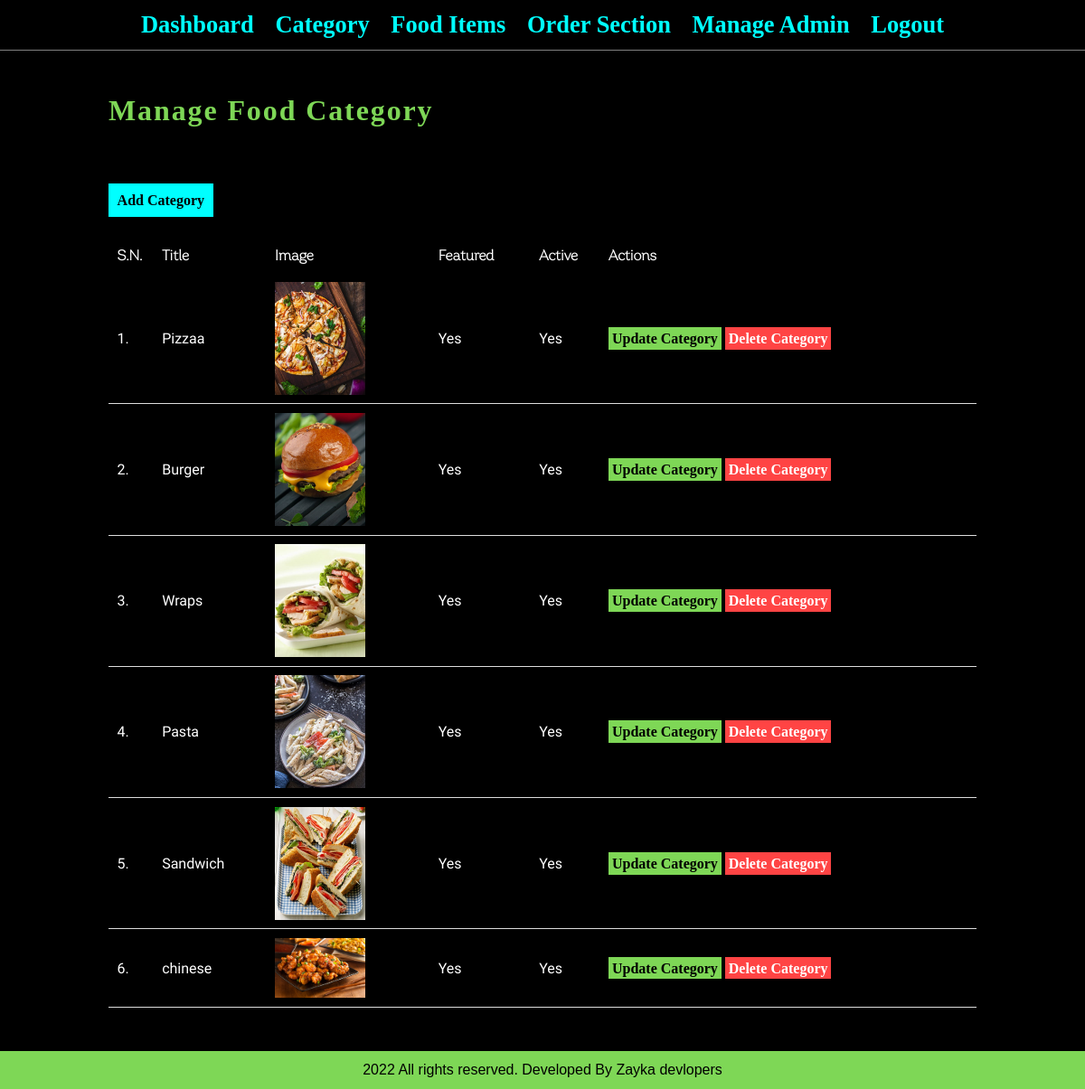
Screenshot of /admin/manage-category.php (signed in) with the database file from the repository.
### tables this page shows
CREATE TABLE `tbl_category` (
  `id` int(10) UNSIGNED NOT NULL,
  `title` varchar(100) NOT NULL,
  `image_name` varchar(255) NOT NULL,
  `featured` varchar(10) NOT NULL,
  `active` varchar(10) NOT NULL
);

### admin/manage-category.php (the view, shortened to what this page needs)
<?php include('partials/menu.php'); ?>
<body  style="background-color:black; color:white; ">
<link rel="stylesheet" href="admin.css">
<div class="main-content" style="background-color:black; color:white; " >
    <div class="wrapper">
        <h1 style="  font-family: logofont;  color:#7ed756; letter-spacing: 0.5mm;" >Manage Food Category</h1>
        <br /><br />
        <br><br>
                <a href="<?php echo SITEURL; ?>admin/add-category.php" class="btn-primary"  style="font-family: taglinefont;">Add Category</a>
                <br /><br /><br />
                <table class="tbl-full">
                    <tr>
                        <th style="font-family: nancy;">S.N.</th>
                        <th style="font-family: nancy;">Title</th>
                        <th style="font-family: nancy;">Image</th>
                        <th style="font-family: nancy;">Featured</th>
                        <th style="font-family: nancy;">Active</th>
                        <th style="font-family: nancy;">Actions</th>
                    </tr>
                    <?php
                        $sql = "SELECT * FROM tbl_category";
                        $res = mysqli_query($conn, $sql);
                        $count = mysqli_num_rows($res);
                        $sn=1;
                        if($count>0)
                        {
                            while($row=mysqli_fetch_assoc($res))
                            {
                                $id = $row['id'];
                                $title = $row['title'];
                                $image_name = $row['image_name'];
                                $featured = $row['featured'];
                                $active = $row['active'];
                                ?>
                                    <tr  >
                                        <td style="background-color:black; color:white;    font-family: 'Comfortaa', cursive; " ><?php echo $sn++; ?>. </td>
                                        <td style="background-color:black; color:white;    font-family: 'Comfortaa', cursive; " ><?php echo $title; ?></td>
                                        <td style="background-color:black; color:white;    font-family: 'Comfortaa', cursive; " >
                                            <?php
                                                if($image_name!="")
                                                {
                                                    ?>
                                                    <img src="<?php echo SITEURL; ?>images/category/<?php echo $image_name; ?>" width="100px" >
                                                    <?php
                                                }
                                                else
                                                {
                                                    echo "<div class='error'>Image not Added.</div>";
                                                }
                                            ?>
                                        </td>
                                        <td style="background-color:black; color:white;    font-family: 'Comfortaa', cursive; " ><?php echo $featured; ?></td>
                                        <td style="background-color:black; color:white;    font-family: 'Comfortaa', cursive; " ><?php echo $active; ?></td>
                                        <td style="background-color:black; color:white;    font-family: 'Comfortaa', cursive; " >
                                            <a href="<?php echo SITEURL; ?>admin/update-category.php?id=<?php echo $id; ?>" class="btn-secondary"  style="font-family: taglinefont;" >Update Category</a>
                                            <a href="<?php echo SITEURL; ?>admin/delete-category.php?id=<?php echo $id; ?>&image_name=<?php echo $image_name; ?>" class="btn-danger" style="font-family: taglinefont;" >Delete Category</a>
                                        </td>
                                    </tr>
                                <?php
                            }
                        }
                        else
                        {
                            ?>
                            <tr>
                                <td colspan="6"><div class="error">No Category Added.</div></td>
                            </tr>
                            <?php
                        }
                    ?>
                </table>
    </div>
</div>
                    </body>
<?php include('partials/footer.php'); ?>

### admin/partials/menu.php (shortened to what this page needs)
<html>
    <head>
        <link rel="stylesheet" href="../css/admin.css">
    </head>
    <body>
        <div class="menu text-center" >
            <div class="wrapper">
                <ul>
                    <li><a  style="font-family: taglinefont; color: aqua; font-size:0.7cm" href="index.php">Dashboard</a></li>
                    <li><a  style="font-family: taglinefont; color: aqua; font-size:0.7cm" href="manage-category.php">Category</a></li>
                    <li><a  style="font-family: taglinefont; color: aqua; font-size:0.7cm" href="manage-food.php">Food Items</a></li>
                    <li><a  style="font-family: taglinefont; color: aqua; font-size:0.7cm" href="manage-order.php">Order Section</a></li>
                    <li><a  style="font-family: taglinefont; color: aqua; font-size:0.7cm" href="manage-admin.php">Manage Admin</a></li>
                    <li><a  style="font-family: taglinefont; color: aqua; font-size:0.7cm" href="logout.php">Logout</a></li>
                </ul>
            </div>
        </div>

### admin/partials/footer.php
<div class="footer"  style="background-color:#7ed756">
            <div class="wrapper"  style="background-color:#7ed756">
                <p class="text-center" style="background-color:#7ed756; color:black"><?php echo date("Y"); ?> All rights reserved. Developed By Zayka devlopers</a></p>
            </div>
        </div>
    </body>
</html>

### css/admin.css (style rules this page uses)
* { margin: 0; padding: 0; font-family: Arial, Helvetica, sans-serif; }
.wrapper { padding: 1%; width: 80%; margin: 0 auto; }
.text-center { text-align: center; }
.tbl-full { width: 100%; }
table { border-collapse: collapse; width: 100%; }
th, td { padding: 8px; text-align: left; border-bottom: 1px solid #ddd; }
table tr th { border-bottom: 1px solid black; padding: 1%; text-align: left; }
table tr td { padding: 1%; }
.btn-primary { background-color: #1e90ff; padding: 1%; color: white; text-decoration: none; font-weight: bold; }
.btn-secondary { background-color: #7bed9f; padding: 1%; color: black; text-decoration: none; font-weight: bold; }
.btn-danger { background-color: #ff6b81; padding: 1%; color: white; text-decoration: none; font-weight: bold; }
.menu { border-bottom: 1px solid grey; }
.menu ul { list-style-type: none; }
.menu ul li { display: inline; padding: 1%; }
.menu ul li a { text-decoration: none; font-weight: bold; color: #7ed756; }
.main-content { background-color: black; padding: 3% 0; }
.footer { background-color: #7ed756; color: white; }

### admin/admin.css (style rules this page uses)
* { background-color:black ; color:white; margin: 0; padding: 0; font-family: Arial, Helvetica, sans-serif; }
.wrapper { padding: 1%; width: 80%; margin: 0 auto; }
.text-center { text-align: center; }
.tbl-full { width: 100%; }
table { border-collapse: collapse; width: 100%; }
th { font-family: nancy; padding: 8px; text-align: left; border-bottom: 1px solid #ddd; }
td { font-family: 'Comfortaa', cursive; padding: 8px; text-align: left; border-bottom: 1px solid #ddd; }
table tr th { border-bottom: 1px solid black; padding: 1%; text-align: left; }
table tr td { padding: 1%; }
.btn-primary { background-color: aqua; padding: 1%; color: black; text-decoration: none; font-weight: bold; }
.btn-secondary { background-color: #7ed756; padding: 1%; color: black; text-decoration: none; font-weight: bold; }
.btn-danger { background-color: #ff4444; padding: 1%; color: white; text-decoration: none; font-weight: bold; }
.menu { border-bottom: 1px solid grey; }
.menu ul { list-style-type: none; }
.menu ul li { display: inline; padding: 1%; }
.menu ul li a { text-decoration: none; font-weight: bold; color: #7ed756; }
.main-content { background-color: black; padding: 3% 0; }
.footer { background-color: #7ed756; color: white; }

### rows the page displays
tbl_category: title "Pizzaa", image_name (picture), featured "Yes", active "Yes"
tbl_category: title "Burger", image_name (picture), featured "Yes", active "Yes"
tbl_category: title "Wraps", image_name (picture), featured "Yes", active "Yes"
tbl_category: title "Pasta", image_name (picture), featured "Yes", active "Yes"
tbl_category: title "Sandwich", image_name (picture), featured "Yes", active "Yes"
tbl_category: title "chinese", image_name (picture), featured "Yes", active "Yes"
